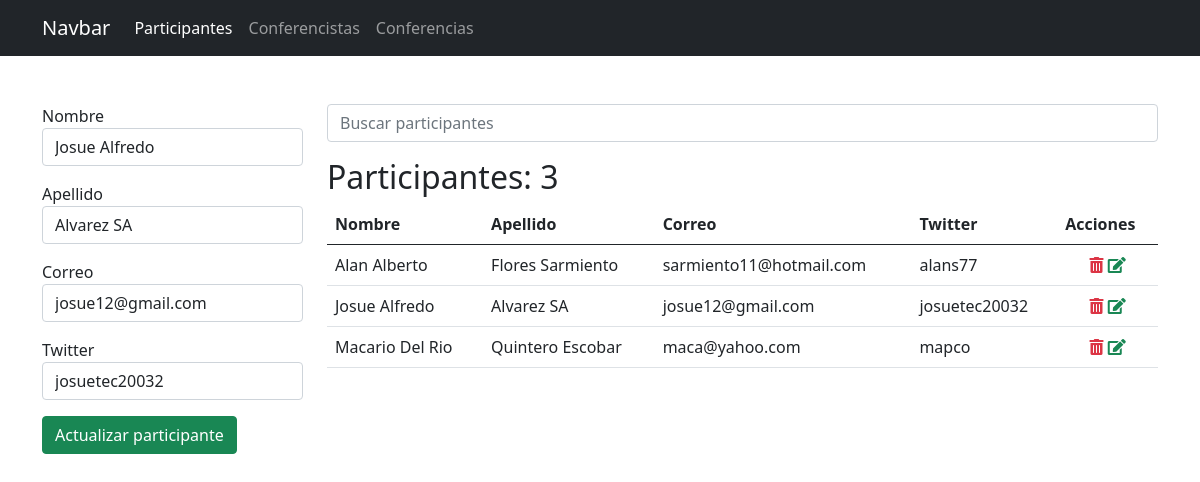
The page /participantes/31/editar/ on the database its author committed.
### app_registro/models.py (models this page shows, shortened)
class Participante(models.Model):
    nombre = models.CharField(max_length=25)
    apellido = models.CharField(max_length=25)
    correo = models.EmailField()
    twitter = models.CharField(max_length=35, null=True, blank=True)

### app_registro/views.py (the view, shortened to what this page needs)
# urls.py: path('participantes/<int:id>/editar/', views.editar_participante, name='editar_participante'),
def editar_participante(request, id):
    par = get_object_or_404(Participante, pk=id)
    data = Participante.objects.all().order_by('nombre')
    ctx = {
        'activo': 'participantes',
        'participantes': data,
        'p': par
    }
    return render(request, 'registro/participantes.html', ctx)

### app_registro/templates/registro/participantes.html (shortened to what this page needs)
{% extends "base.html" %}
{% block container %}
    <div class="row">
        <div class="col-3">
            {% if p %}
            <form action="{% url 'editar_participante' p.id %}" method="post">
            {% else %}
            <form action="{% url 'participantes' %}" method="post">
            {% endif %}
                <div class="mb-3">
                    <label for="nombre">Nombre</label>
                    <input type="text" value="{{ p.nombre }}" name="nombre" id="nombre" class="form-control" required autofocus>
                </div>
                <div class="mb-3">
                    <label for="apellido">Apellido</label>
                    <input type="text" value="{{ p.apellido }}" name="apellido" id="apellido" class="form-control" required>
                </div>
                <div class="mb-3">
                    <label for="correo">Correo</label>
                    <input type="email" value="{{ p.correo }}" name="correo" id="correo" class="form-control" required>
                </div>
                <div class="mb-3">
                    <label for="twitter">Twitter</label>
                    <input type="text" value="{{ p.twitter }}" name="twitter" id="twitter" class="form-control" placeholder="Tu usuario" required>
                </div>
                <div class="mb-3">
                    {% if p %}
                    <input type="submit" class="btn btn-success" value="Actualizar participante">
                    {% else %}
                    <input type="submit" class="btn btn-success" value="Registrar participante">
                    {% endif %}
                </div>
            </form>
        </div>
        <div class="col-9">
            <form action="" method="GET">
                <input type="search" name="q" value="{{ q|default_if_none:'' }}" class="form-control" placeholder="Buscar participantes">
            </form>
            <h2 class="mt-3">Participantes: {{ participantes.count }}</h2>
            <table class="table table-hover">
                <thead>
                    <tr>
                        <th>Nombre</th>
                        <th>Apellido</th>
                        <th>Correo</th>
                        <th>Twitter</th>
                        <th>Acciones</th>
                    </tr>
                </thead>
                <tbody>
                    {% for p in participantes %}
                    <tr>
                        <td>{{ p.nombre }}</td>
                        <td>{{ p.apellido }}</td>
                        <td>{{ p.correo }}</td>
                        <td>
                            {{ p.twitter|default_if_none:'-' }}
                        </td>
                        <td class="text-center">
                            <a onclick="if (!confirm('Confirme la eliminacion')) return false;" href="{% url 'eliminar_participante' p.id %}" class="text-danger"><span class="fas fa-trash-alt"></span></a>
                            <a href="{% url 'editar_participante' p.id %}" class="text-success"><span class="fas fa-edit"></span></a>
                        </td>
                    </tr>
                    {% empty %}
                    <tr>
                        <td colspan="5" class="text-danger text-center">No se encontraron participantes</td>
                    </tr>
                    {% endfor %}
                </tbody>
            </table>
        </div>
    </div>
{% endblock %}

### rows shown on the page
Participante: nombre "Josue Alfredo", apellido "Alvarez SA", correo "josue12@gmail.com", twitter "josuetec20032"
Participante: nombre "Alan Alberto", apellido "Flores Sarmiento", correo "sarmiento11@hotmail.com", twitter "alans77"
Participante: nombre "Macario Del Rio", apellido "Quintero Escobar", correo "maca@yahoo.com", twitter "mapco"

### other values the page prints
{{ participantes.count }} "3"
